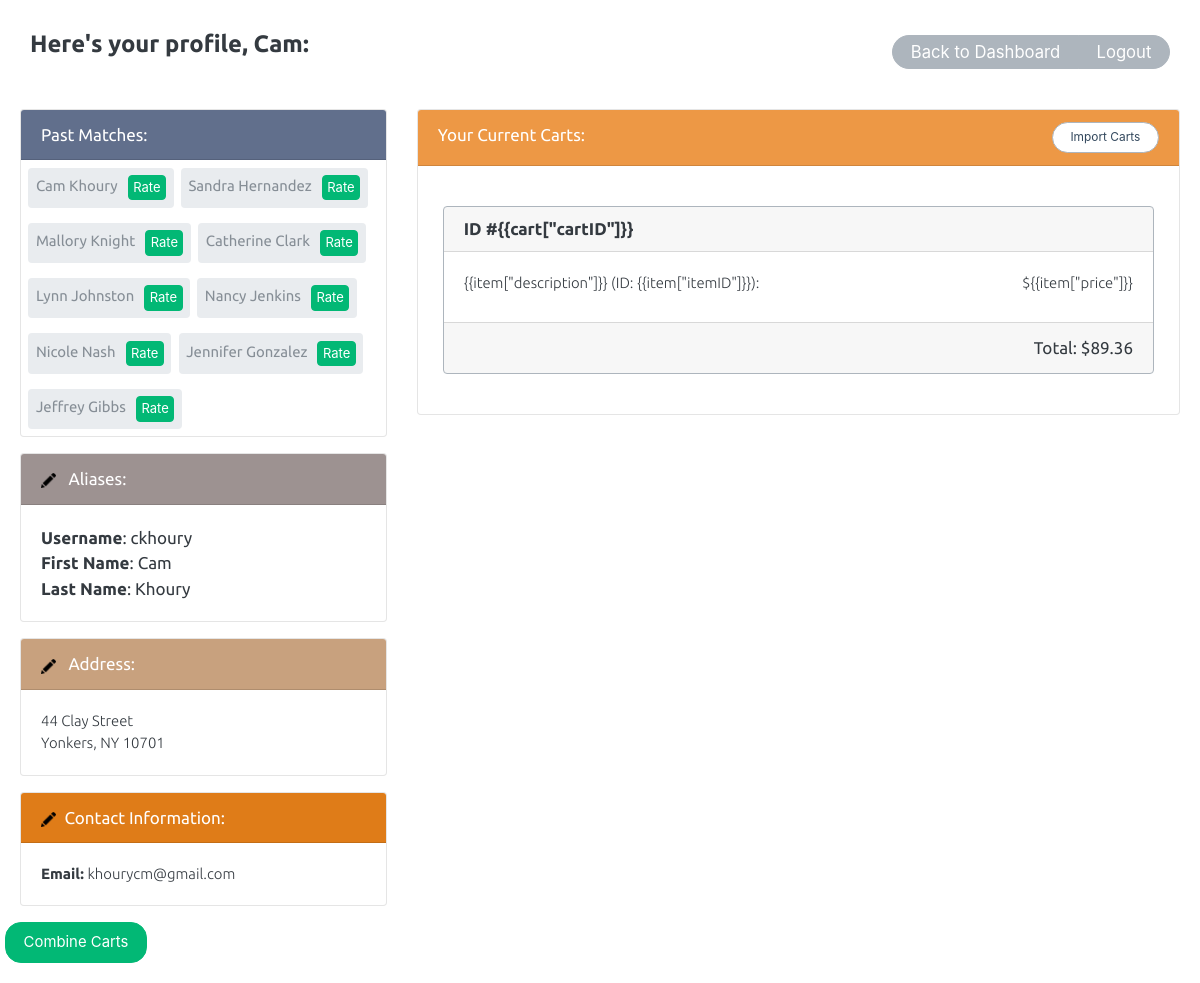
Page /profile (signed in) on the committed database.
### tables this page shows
CREATE TABLE User(
   UID INTEGER PRIMARY KEY,
   UserLevel TEXT,
   Username TEXT UNIQUE,
   Password TEXT,
   Email TEXT,
   Address TEXT,
   City Text,
   State Text,
   Zip Text,
   FirstName TEXT,
   LastName TEXT,
   Lat NUMERIC,
   Lon NUMERIC,
   OID INTEGER);

### cartCombo_app.py (the view)
@app.route('/profile')
def profile():
    if not session.get('logged_in'):
       return render_template('login.html')
    con = sql.connect(db)
    con.row_factory = sql.Row
    cur = con.cursor()
    cur.execute("select * from User where UID=\'" + str(UID) + "\'")
    rows = cur.fetchall()
    if len(rows) == 0:
       return home()
    profile = dict();
    profile['username']= rows[0]['Username']
    profile['uid'] = rows[0]['UID']
    profile['firstname']= rows[0]['FirstName']
    profile['lastname'] = rows[0]['LastName']
    profile['email'] = rows[0]['Email']
    profile['address'] = rows[0]['Address']
    profile['city'] = rows[0]['City']
    profile['state'] = rows[0]['State']
    profile['zip'] = rows[0]['zip']
    query = "SELECT Cart.CID AS 'CartID',Cart.Total AS 'Total',Item.Description AS 'Description',Item.IID AS 'ItemID',Item.Price AS 'Price', Item.Quantity AS 'Quantity' FROM Cart INNER JOIN CartItem ON Cart.CID = CartItem.CID INNER JOIN Item ON CartItem.IID = Item.IID WHERE UID = \'" + str(UID) + "\'"
    cur.execute(query)
    rows = cur.fetchall()
    listOfCarts = [];
    listofItems = [];
    unRatedUsers = [];
    for x in range(0, len(rows)):
      cart = dict()
      cart['cartID'] = rows[x]['CartID']
      cart['total'] = rows[x]['total']
      if(cart not in listOfCarts): listOfCarts.append(cart)
      item = dict()
      item['cartID'] = rows[x]['CartID']
      item['itemID'] = rows[x]['ItemID']
      item['price'] = rows[x]['Price']
      item['description'] = rows[x]['Description']
      item['quantity'] = rows[x]['Quantity']
      if(item not in listofItems): listofItems.append(item)
    number = 10;
    query = "SELECT * FROM User WHERE UID < \'" + str(number) + "\'"
    cur.execute(query)
    rows = cur.fetchall()
    for x in range(0, len(rows)):
        user = []
        user.append(rows[x]['Username'])
        user.append(rows[x]['FirstName'])
        user.append(rows[x]['LastName'])
        user.append(rows[x]['UID'])
        unRatedUsers.append(user)
    return render_template('profile.html', profile = profile, unRatedUsers = unRatedUsers)

### templates/profile.html (shortened to what this page needs)
<!doctype html>
<html ng-app="ProfileApp">
<head>
    <link rel="stylesheet" type="text/css" href="{{ url_for('static',filename='bootstrap_litera.min.css') }}">
    <link rel="stylesheet" type="text/css" href="{{ url_for('static',filename='default_style.css') }}">
</head>
<body style="background-color: white">
    <header>
        <h2>Here's your profile, {{profile['firstname']}}:
            <div class="btn-group" style="margin-top: 5px;">
              <button type="button" class="btn btn-secondary"><a href="/" style="color: white; text-decoration: none;"><small>Back to Dashboard</small></a>
              </button><button type="button" class="btn btn-secondary"><a href="/logout" style="color: white; text-decoration: none;"><small>Logout</small></a>
            </div>
    </h2>
    </header>
    <div class="wrapper" style="margin-top: 20px">
        <div class="row">
            <div class="col-4">
                <div class="card bg-light mb-3" style="background-color: var(--light);">
                    <div class="card-header" style="background-color: var(--navy2); color: white">
                        Past Matches:</div>
                        <div class="row" id="matches">
                            {% for user in unRatedUsers %}
                            <ol class="breadcrumb">
                              <li class="breadcrumb-item active">{{user[1]}} {{user[2]}}</li>
                              <input type="button" id=ratebutton value="Rate" class="btn btn-success" onClick="showModal('rate', ['{{user[0]}}','{{user[1]}}','{{user[2]}}', '{{user[3]}}'])" ></input>
                            </ol>
                            {% endfor %}
                        </div>
                </div>
                <div id="profile" class="card bg-light mb-3" style="background-color: var(--light);">
                    <div class="card-header" style="background-color: var(--neutral); color: white">
                        <a href="#"><img id="pen" data-toggle="modal" src="{{ url_for('static',filename='images/edit.png') }}" width="15em" onclick="showModal('name')"/></a> Aliases:
                    </div>
                    <div class="card-body">
                            <div>
                            <strong>Username</strong>: {{profile['username']}}<br>
                            </div>
                            <div>
                            <strong>First Name</strong>: <span id='firstname_p'>{{profile['firstname']}}</span><br>
                        </div>
                        <div>
                            <strong>Last Name</strong>: <span id="lastname_p">{{profile['lastname']}}</span>
                        </div>
                    </div>
                </div>
                <div class="card bg-light mb-3" style="background-color: var(--light);">
                    <div class="card-header" style="background-color: var(--orange1); color: white">
                        <a href="#"><img id="pen" src="{{ url_for('static',filename='images/edit.png') }}" width="15em" onclick="showModal('address')"></a> Address:
                    </div>
                    <div class="card-body">
                        <p class="card-text">
                            <span id="address_p">{{profile['address']}}</span><br>
                            <span id="city_p">{{profile['city']}}</span>,
                            <span id="state_p">{{profile['state']}}</span>
                            <span id="zip_p">{{profile['zip']}}</span></p>
                    </div>
                </div>
                <div class="card bg-light mb-3" style="background-color: var(--light);">
                    <div class="card-header" style="background-color: var(--darkorange); color: white">
                        <a href="#"><img id="pen" src="{{ url_for('static',filename='images/edit.png') }}" width="15em" onclick="showModal('contact')"></a>Contact Information:</div>
                    <div class="card-body">
                        <p class="card-text"><strong>Email:</strong>
                            <span id="email_p">{{profile['email']}}</span></p>
                    </div>
                </div>
            </div>
                            <div class="col-8">
                <div class="card bg-light bg-6" style="background-color: var(--light);" ng-controller="ImportCartCtrl">
                    <div class="card-header" style="background-color: var(--orange2); color: white">Your Current Carts:
                    <button type="button" style="float: right; background-color: white; color: var(--darkblue); text-decoration: none" class="btn btn-secondary" onclick="showModal('cart')"><small>Import Carts</small></button>
                    </div>
                    <div class="card-body">
                        <div class="row">
                            <div class="card-body" ng-repeat="cart in listOfCarts">
                                <div class="card border-secondary">
                                    <div>
                                        <h6 class="card-header" style="text-align:left;">ID #{{'{{cart["cartID"]}}'}}
                                      </h6>
                                    </div>
                                    <div class="card-body" ng-repeat="item in listOfItems" ng-if="item['cartID']==cart['cartID']">
                                        <p style="text-align:left; margin-bottom: .5em">
                                            {{'{{item["description"]}}'}} (ID: {{'{{item["itemID"]}}'}}):
                                            <span style="float:right;">${{'{{item["price"]}}'}}</span>
                                        </p>
                                    </div>
                                    <div class="card-footer" href="#" class="info-link" style="text-align: right; padding-right: 20px">Total: $89.36</div>
                                </div>
                            </div>
                        </div>
                    </div>
                </div>
            </div>
          <button id=combine class='btn btn-success' onClick=''>Combine Carts</button>
    </div>
</body>
</html>

### static/default_style.css (style rules this page uses)
:root { --darkblue: #34495e; --navy1:#495a80; --navy2:#616f8c; --neutral:#9d9291; --orange1:#c8a17e; --orange2:#ed9845; --darkorange: #df7c18; }
header { max-width: 1200px; margin: 0 auto; padding: 20px 20px 0; }
h2 { font-size: 1.4em; padding: 10px; }
p { margin-bottom: 1em; padding: 0 10px; font-family: 'Ubuntu', sans-serif; font-size: .875em; font-weight: 100; }

### templates/profile.html (style rules this page uses)
body { font-family: 'Ubuntu', sans-serif; }
.btn-group { float: right; }
.btn-secondary { margin-left: 5%; padding-top: 2px; padding-bottom: 5px; }
strong { font-weight: bold; }
.wrapper { max-width: 1200px; margin: 0 auto; padding: 20px; }
p { padding: 0px; }
#pen { margin-right:.5em; }
#ratebutton { border-radius: 4px; padding-left: 4.5px; padding-right: 4.5px; padding-top: 2px; padding-bottom: 2px; margin-left: 10px; }
#matches { margin-left: 0px; margin-right: 0px; padding:0em; }
.breadcrumb { margin-bottom: .5em; margin-left: .5em; margin-top: .5em; padding: .5em; }

### rows in the picture
User: firstname "Cam", FirstName "Cam", LastName "Khoury", username "ckhoury", lastname "Khoury", address "44 Clay Street", city "Yonkers", state "NY", zip "10701", email "khourycm@gmail.com"
User: FirstName "Sandra", LastName "Hernandez"
User: FirstName "Mallory", LastName "Knight"
User: FirstName "Catherine", LastName "Clark"
User: FirstName "Lynn", LastName "Johnston"
User: FirstName "Nancy", LastName "Jenkins"
User: FirstName "Nicole", LastName "Nash"
User: FirstName "Jennifer", LastName "Gonzalez"
User: FirstName "Jeffrey", LastName "Gibbs"

### other values in the picture
{{ '{{cart["cartID"]}}' }} "{{cart[\"cartID\"]}}"
{{ '{{item["description"]}}' }} "{{item[\"description\"]}}"
{{ '{{item["itemID"]}}' }} "{{item[\"itemID\"]}}"
{{ '{{item["price"]}}' }} "{{item[\"price\"]}}"
